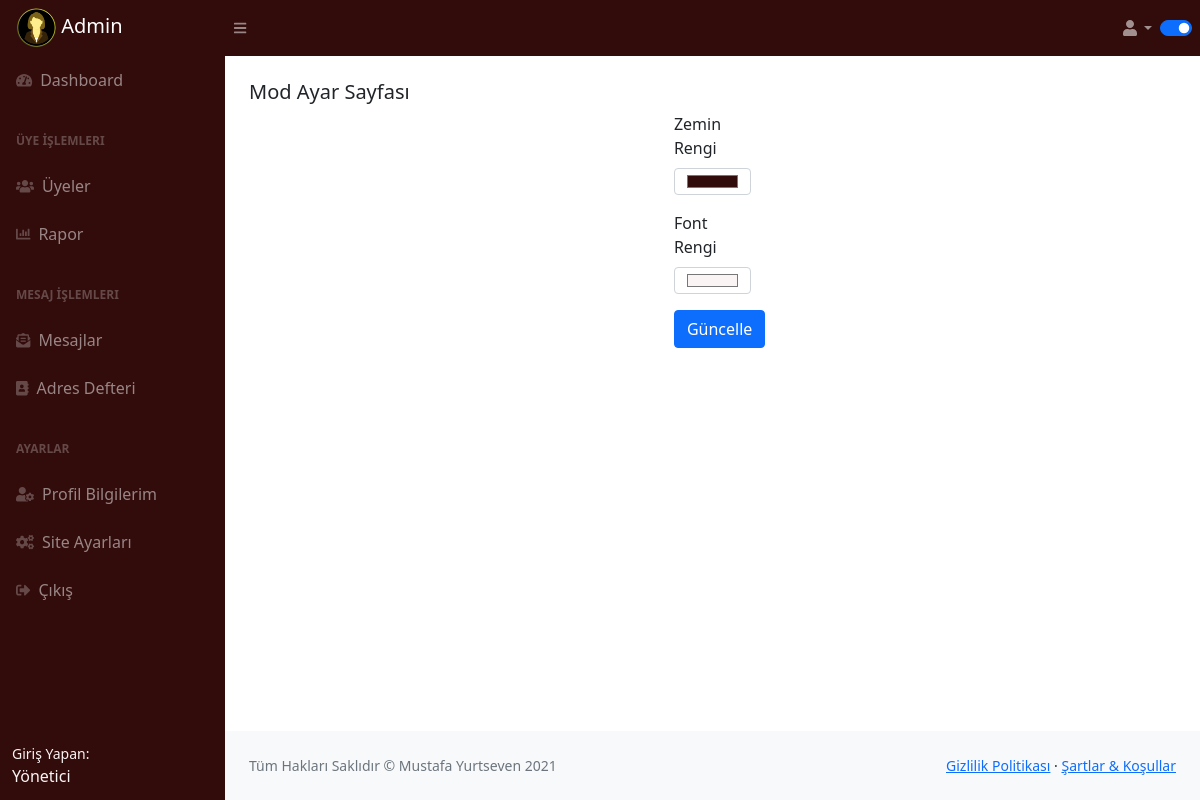
Page /php/modayar.php (signed in) on the committed database.
### tables this page shows
CREATE TABLE IF NOT EXISTS `mods` (
  `id` int(11) NOT NULL AUTO_INCREMENT,
  `modname` varchar(50) NOT NULL,
  `yer` varchar(50) NOT NULL,
  `color` varchar(50) NOT NULL,
  `durum` int(11) NOT NULL DEFAULT '1',
  PRIMARY KEY (`id`)
);

### php/modayar.php (the view, shortened to what this page needs)
<?php
include "admin/header.php";
include "admin/topmenu.php";
include "admin/sidemenu.php";
?>
<div id="layoutSidenav_content">
    <main>
    <div class="container-fluid px-4">
                         <h5 class="mt-4">Mod Ayar Sayfası</h5>
                        <div class="col-md-6 offset-md-3">
                                <form action="" method="post">
                        <div class="mb-3 col-md-2 offset-md-5">
                        <label for="zemin" class="form-label">Zemin Rengi</label>
                        <input type="color" class="form-control" id="zemin" name="zemin" value="<?php echo $menurenk ?>">
                        </div>
                        <div class="mb-3 col-md-2 offset-md-5">
                        <label for="font" class="form-label">Font Rengi</label>
                        <input type="color" class="form-control" id="font" name="font" value="<?php echo $fontrenk ?>">
                        </div>
                        <div class="col-md-3 offset-md-5">
                        <button type="submit" name="modbtn" class="btn btn-primary">Güncelle</button>
                        </div>
                                </form>
                        </div>
    </main>
<?php
    include "admin/footer.php";
?>

### php/admin/topmenu.php (shortened to what this page needs)
<body class="sb-nav-fixed">
    <nav class="sb-topnav navbar navbar-expand navbar-dark" style="background-color:<?php echo $menurenk ?> !important; color:<?php echo $fontrenk ?>!important;">
        <a class="navbar-brand ps-3" href="adminprofil.php">
            <?php if ($_SESSION["photo"] == null) { ?>
                <?php if ($_SESSION["gender"] == "M") { ?>
                    <img src="usersfoto/male.png" class="rounded-circle" alt="" width="40">
                <?php } else { ?>
                    <img src="usersfoto/female.png" class="rounded-circle" alt="" width="40">
                <?php } ?>
            <?php } else { ?>
                <img src="<?php echo $_SESSION["photo"] ?>" class="rounded-circle" alt="" width="40">
            <?php } ?>
            <?php echo $_SESSION["uname"] ?></a>
        <button class="btn btn-link btn-sm order-1 order-lg-0 me-4 me-lg-0" id="sidebarToggle" href="#!"><i class="fas fa-bars"></i></button>
        <ul class="navbar-nav ms-auto ms-md-0 me-3 me-lg-4">
            <li class="nav-item dropdown">
                <a class="nav-link dropdown-toggle" id="navbarDropdown" href="#" role="button" data-bs-toggle="dropdown" aria-expanded="false"><i class="fas fa-user fa-fw"></i></a>
            </li>
         </ul>
         <ul class="form-check form-switch navbar-nav ms-3">
                <input class="form-check-input" type="checkbox" role="switch" id="toggle-event" <?php if ($modname == "gunduz") { ?>checked title="Aktif Mod:Gündüz" <?php } else { ?> unchecked title="Aktif Mod:Gece" <?php } ?>>
         </ul>
    </nav>

### rows in the picture
mods: modname "☑", font "#fbf4f4"
mods: zemin "#320b0b"

### other values in the picture
$_SESSION["uname"] "Admin"
